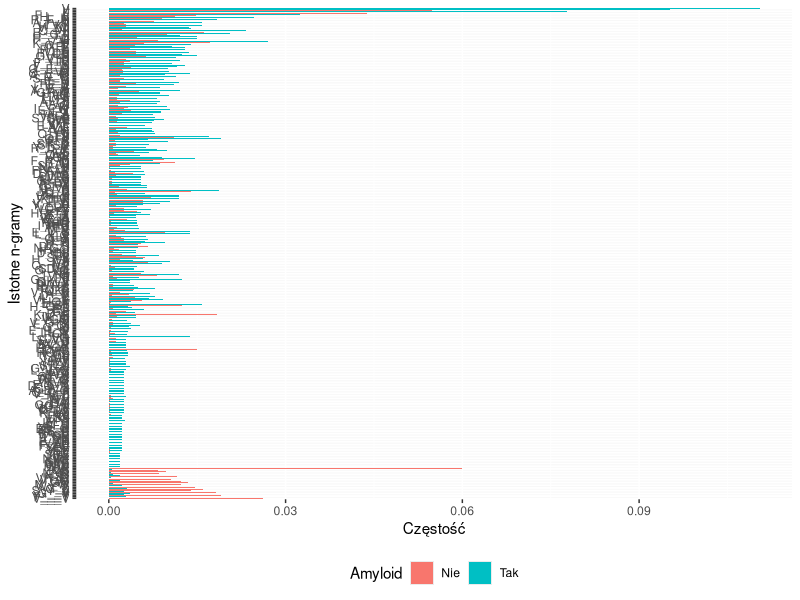
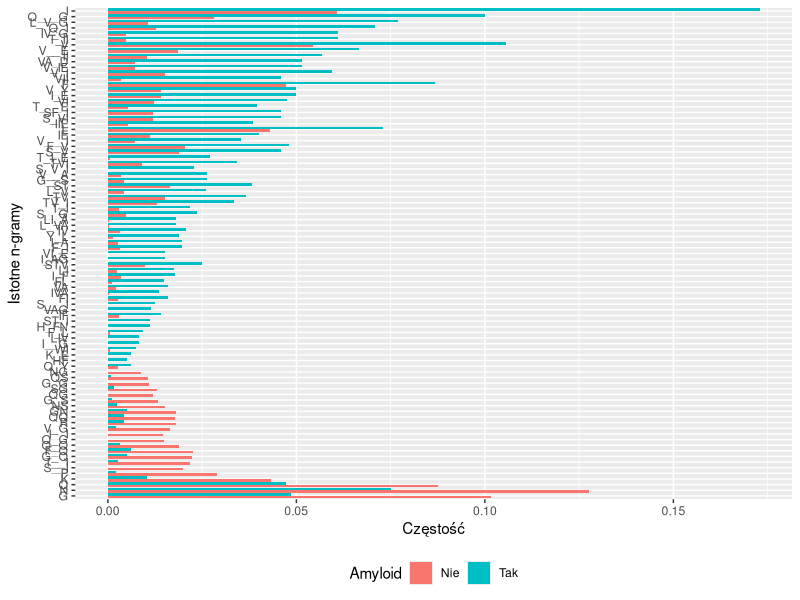
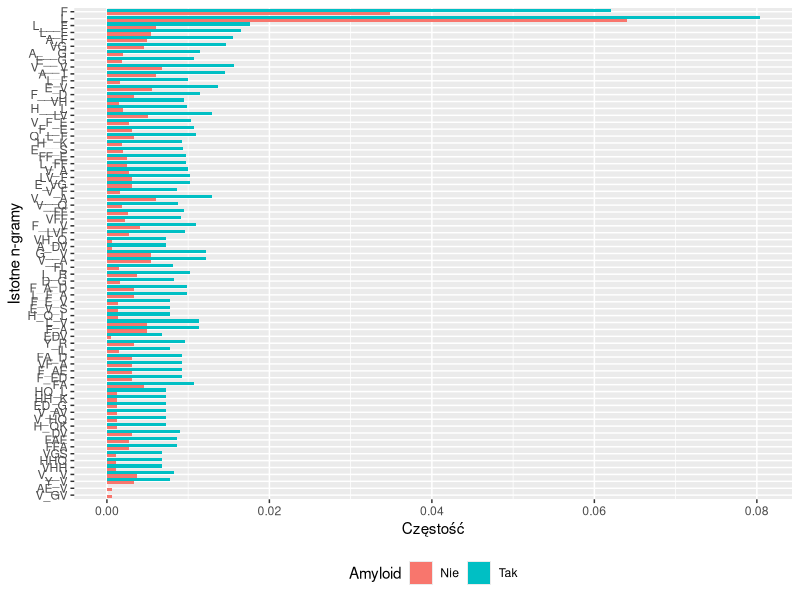

The R script that drew these images, in order:
## ---- chunk 1
library(knitr)
dat <- read.csv2("all_sizes.csv")[, -1]
kable(dat[300L:305, ], caption = "ngram: ngram w notacji biogram. target0 - zliczenia n-gramów dla nieamyloidów. target1 - zliczenia n-gramów dla amyloidu. ftarget0 - częstość n-gramy dla nieamyloidu. ftarget1 - częstość n-gramy dla amyloidu. decoded - n-gram w notacji czytelnej dla człowieka.")
## ---- chunk 2
library(ggplot2)
library(reshape2)

dat <- read.csv2("all_sizes.csv")[, -1]

mdat <- melt(dat[, c("ftarget0", "ftarget1", "decoded")])

mdat[[1]] <- factor(as.character(mdat[[1]]), levels = dat[["decoded"]][order(dat[["ftarget1"]] - dat[["ftarget0"]])])

levels(mdat[[1]]) <- toupper(levels(mdat[[1]]))

levels(mdat[[2]]) <- c("Nie", "Tak")
ggplot(mdat, aes(x = decoded, y = value, fill = variable)) +
  geom_bar(position = "dodge", stat = "identity") +
  scale_x_discrete("Istotne n-gramy") +
  scale_y_continuous("Częstość") + 
  scale_fill_discrete("Amyloid") +
  coord_flip() +
  theme(legend.position="bottom")

## ---- chunk 3
library(ggplot2)
library(reshape2)

dat <- read.csv2("only6.csv")[, -1]

mdat <- melt(dat[, c("ftarget0", "ftarget1", "decoded")])

mdat[[1]] <- factor(as.character(mdat[[1]]), levels = dat[["decoded"]][order(dat[["ftarget1"]] - dat[["ftarget0"]])])

levels(mdat[[1]]) <- toupper(levels(mdat[[1]]))

levels(mdat[[2]]) <- c("Nie", "Tak")
ggplot(mdat, aes(x = decoded, y = value, fill = variable)) +
  geom_bar(position = "dodge", stat = "identity") +
  scale_x_discrete("Istotne n-gramy") +
  scale_y_continuous("Częstość") + 
  scale_fill_discrete("Amyloid") +
  coord_flip() +
  theme(legend.position="bottom")

## ---- chunk 4
library(ggplot2)
library(reshape2)

dat <- read.csv2("bigger6.csv")[, -1]

mdat <- melt(dat[, c("ftarget0", "ftarget1", "decoded")])

mdat[[1]] <- factor(as.character(mdat[[1]]), levels = dat[["decoded"]][order(dat[["ftarget1"]] - dat[["ftarget0"]])])

levels(mdat[[1]]) <- toupper(levels(mdat[[1]]))

levels(mdat[[2]]) <- c("Nie", "Tak")
ggplot(mdat, aes(x = decoded, y = value, fill = variable)) +
  geom_bar(position = "dodge", stat = "identity") +
  scale_x_discrete("Istotne n-gramy") +
  scale_y_continuous("Częstość") + 
  scale_fill_discrete("Amyloid") +
  coord_flip() +
  theme(legend.position="bottom")

